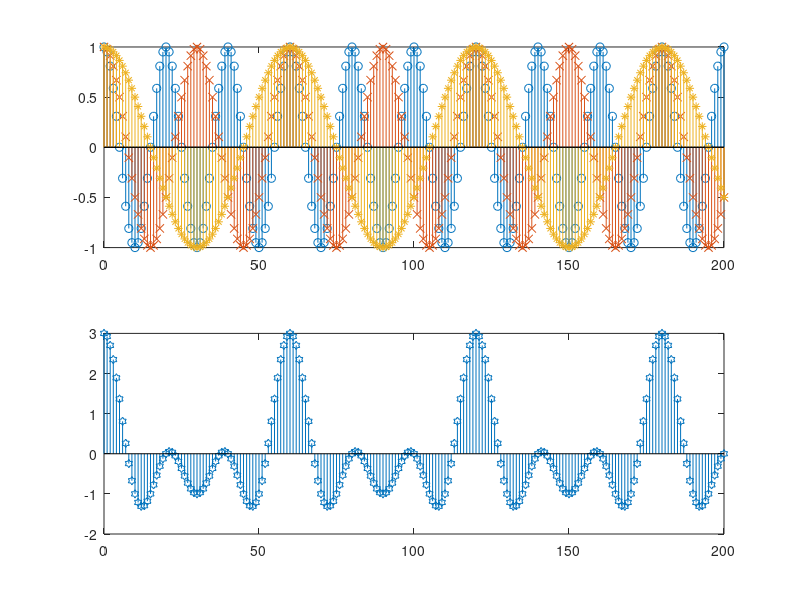
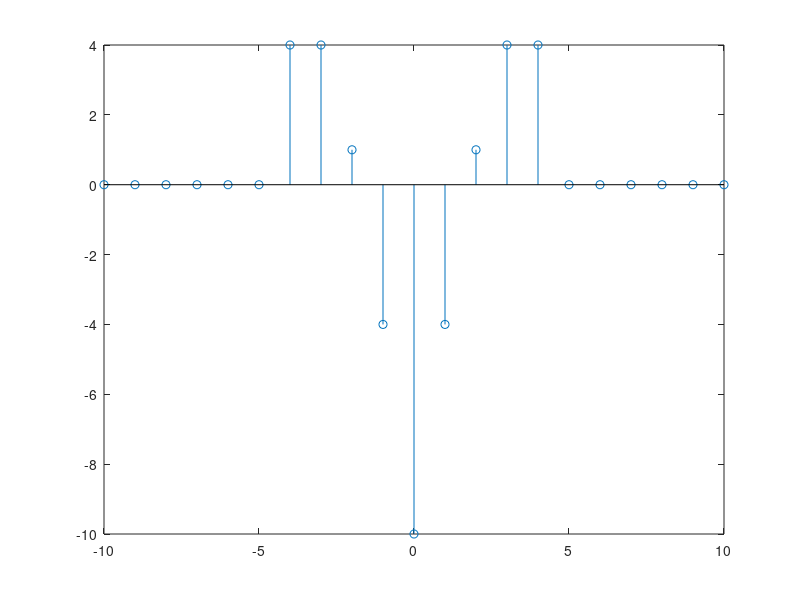
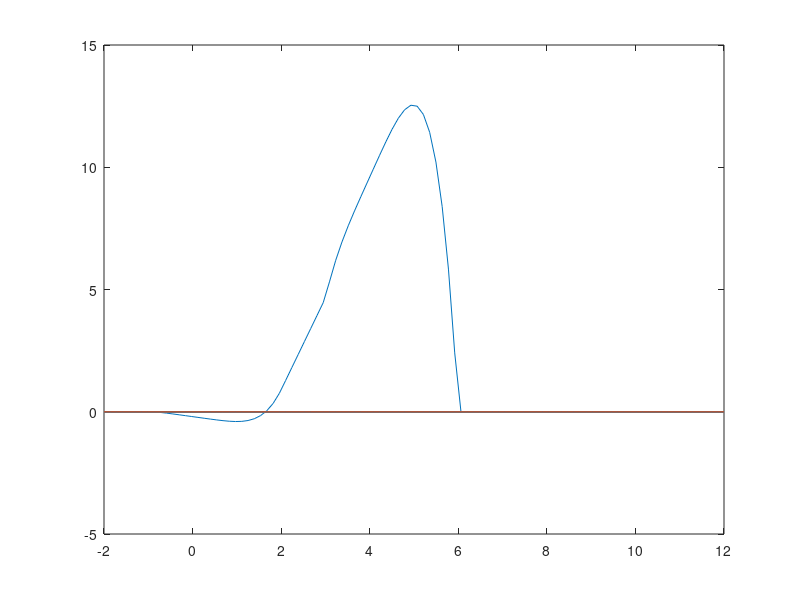
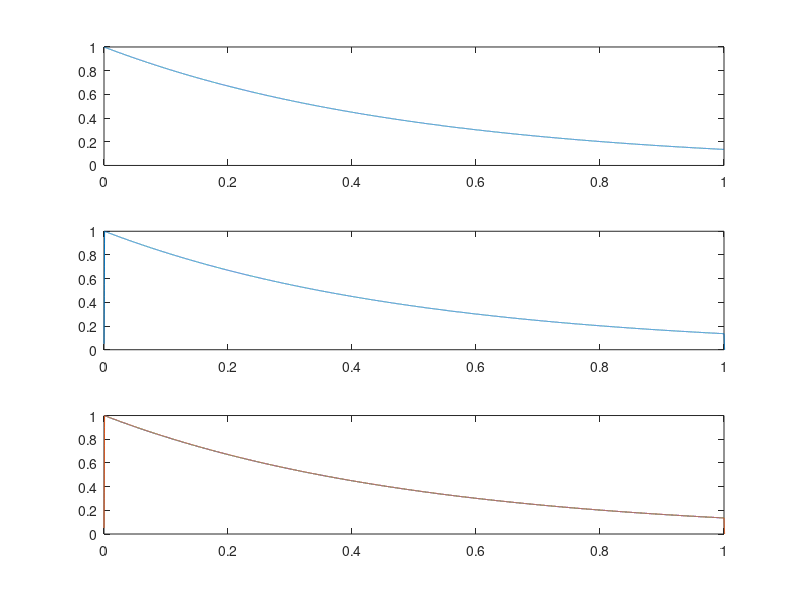

Write MATLAB code to recreate these figures, in order.
clc;    clear;
%%
%     不知道
%     108060002  周廷紘
%     109060035  温柏崴
%     109060044  莊凱威

%% Q1Q1Q1Q1Q1Q1Q1Q1Q1Q1Q1Q1Q1Q1Q1Q1Q1Q1Q1Q1Q1Q1Q1Q1Q1Q1Q1Q1Q1Q1Q1Q1Q1Q1Q1Q1Q1Q1Q1Q1Q1Q1

n = 0: 200;

z1 = exp((1/20)*2*pi*1i*n);         % fundemental frequency of 20
z2 = exp((1/30)*2*pi*1i*n);         % fundemental frequency of 30
z3 = exp((1/60)*2*pi*1i*n);         % fundemental frequency of 60

figure();
subplot(2, 1, 1);  
stem(n, real(z1), 'o');
hold on
stem(n, real(z2), 'x');
stem(n, real(z3), '*');
hold off

subplot(2, 1, 2);
stem(n, real(z1 + z2 + z3), 'h');   % fundemental frequency of N

% N = gcd(20, 30, 60), or the first place where z1, z2, z3 intersects
% same as the conclusion drawn from page 22 of the slides

%% Q2Q2Q2Q2Q2Q2Q2Q2Q2Q2Q2Q2Q2Q2Q2Q2Q2Q2Q2Q2Q2Q2Q2Q2Q2Q2Q2Q2Q2Q2Q2Q2Q2Q2Q2Q2Q2Q2Q2Q2Q2Q2


clc; clear;

x = -10 : 10;
y = 0;

for k = -2 : 2
    n = k.*(k <= 2 && k >= -2);                 % Determine the original graph
    nshiftk = circshift(x, k);                  % move the graph n by k
    nk = k.*(nshiftk >= -2 & nshiftk <= 2);     % Doing the convolution (the amp part)
    y = y + nshiftk.*nk;                        % Doing the convolution (adding part)
end

figure();
stem(x, y);

% you don't have to reverse the second function if the values are evaluated from left to right


%% Q3Q3Q3Q3Q3Q3Q3Q3Q3Q3Q3Q3Q3Q3Q3Q3Q3Q3Q3Q3Q3Q3Q3Q3Q3Q3Q3Q3Q3Q3Q3Q3Q3Q3Q3Q3Q3Q3Q3Q3Q3Q3


clc, clear;

t = linspace(-2, 12);
y = zeros(length(t));
for li = 1 : length(t)
    fun = @(x) x.*(t(li)-x).^3;                     % f(x) * g(x) = integral(f(t)g(x-t))dx from -inf to inf, fun = f(x)g(t-x)
    if t(li) <= -1                                  % t + 1 <= 0, t <= -1
        y(li) = 0;                                  % no overlap
    elseif t(li) <= 2                               % t + 1 >= 0 and t - 2 <= 0, -1 <= t <= 2
        y(li) = integral(fun, 0, t(li)+1);          % overlap, integrate fun from 0 to t + 1
    elseif t(li) <= 3                               % t - 2 >= 0 and t + 1 <= 4, 2 <= t <= 3
        y(li) = integral(fun, t(li)-2, t(li)+1);    % overlap, integrate fun from t - 2 to t + 1
    elseif t(li) <= 6                               % t - 2 <= 4, t <= 6
        y(li) = integral(fun, t(li)-2, 4);          % overlap, intergate fun from t - 2 to 4
    else                                            % t - 2 >= 4, t >= 6
        y(li) = 0;                                  % no overlap
    end
end

figure();
plot(t, y);

%% Q4Q4Q4Q4Q4Q4Q4Q4Q4Q4Q4Q4Q4Q4Q4Q4Q4Q4Q4Q4Q4Q4Q4Q4Q4Q4Q4Q4Q4Q4Q4Q4Q4Q4Q4Q4Q4Q4Q4Q4Q4Q4

clc, clear;

t = 0:0.00005:1;
tl = linspace(0, 2, 40001);
delta = [];
y = exp(-2 * t);

for i = t                           % delta function of 1000 * 1/1000
    if i < 1 / 1000
        delta = [delta, 1000];
    else
        delta = [delta, 0];
    end
end

con = conv(y, delta) / 20000; % discrete convolution with adjustment to dt

figure();
subplot(3, 1, 1);
plot(t, y);
subplot(3, 1, 2);
plot(tl, con);   
axis([0 1 0 1]);
subplot(3, 1, 3);
plot(t, y);
hold on
plot(tl, con);
axis([0 1 0 1]);

% integral of the delta function yeilds 1000 * 1 / 1000 = 1 (unit area)
% integral of delta * y yeilds 1000 * (1 - exp(1/500)) / 2 = 0.9990006663, approx to 1 = y(0)
